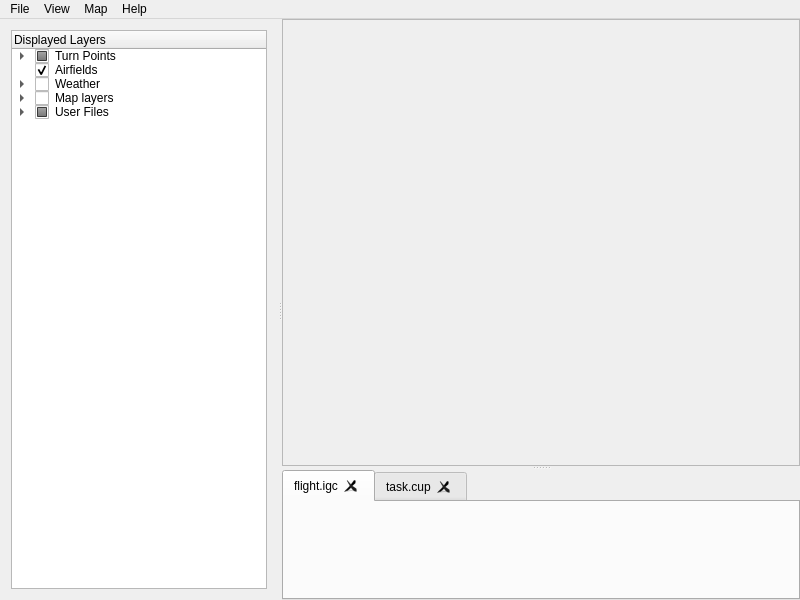
<?xml version="1.0" encoding="UTF-8"?>
<ui version="4.0">
 <class>MainWindow</class>
 <widget class="QMainWindow" name="MainWindow">
  <property name="geometry">
   <rect>
    <x>0</x>
    <y>0</y>
    <width>800</width>
    <height>600</height>
   </rect>
  </property>
  <property name="sizePolicy">
   <sizepolicy hsizetype="Preferred" vsizetype="Preferred">
    <horstretch>1</horstretch>
    <verstretch>0</verstretch>
   </sizepolicy>
  </property>
  <property name="windowTitle">
   <string>Updraft</string>
  </property>
  <widget class="QWidget" name="centralWidget">
   <layout class="QGridLayout" name="gridLayout_3">
    <property name="margin">
     <number>0</number>
    </property>
    <item row="0" column="0">
     <widget class="QSplitter" name="splitter">
      <property name="orientation">
       <enum>Qt::Horizontal</enum>
      </property>
      <widget class="QWidget" name="layoutWidget">
       <layout class="QVBoxLayout" name="verticalLayout">
        <item>
         <widget class="QTreeWidget" name="treeWidget_2">
          <property name="sizePolicy">
           <sizepolicy hsizetype="Expanding" vsizetype="Minimum">
            <horstretch>0</horstretch>
            <verstretch>0</verstretch>
           </sizepolicy>
          </property>
          <property name="lineWidth">
           <number>0</number>
          </property>
          <column>
           <property name="text">
            <string>Displayed Layers</string>
           </property>
          </column>
          <item>
           <property name="text">
            <string>Turn Points</string>
           </property>
           <property name="checkState">
            <enum>PartiallyChecked</enum>
           </property>
           <item>
            <property name="text">
             <string>City</string>
            </property>
            <property name="checkState">
             <enum>Checked</enum>
            </property>
           </item>
           <item>
            <property name="text">
             <string>VOR</string>
            </property>
            <property name="checkState">
             <enum>Checked</enum>
            </property>
           </item>
           <item>
            <property name="text">
             <string>Fav1</string>
            </property>
            <property name="checkState">
             <enum>Checked</enum>
            </property>
           </item>
           <item>
            <property name="text">
             <string>Fav2</string>
            </property>
            <property name="checkState">
             <enum>Unchecked</enum>
            </property>
           </item>
           <item>
            <property name="text">
             <string>Ad-hoc</string>
            </property>
            <property name="checkState">
             <enum>Checked</enum>
            </property>
           </item>
          </item>
          <item>
           <property name="text">
            <string>Airfields</string>
           </property>
           <property name="checkState">
            <enum>Checked</enum>
           </property>
          </item>
          <item>
           <property name="text">
            <string>Weather</string>
           </property>
           <property name="checkState">
            <enum>Unchecked</enum>
           </property>
           <item>
            <property name="text">
             <string>Czech Republic</string>
            </property>
            <property name="checkState">
             <enum>Unchecked</enum>
            </property>
           </item>
           <item>
            <property name="text">
             <string>Deutschland</string>
            </property>
            <property name="checkState">
             <enum>Unchecked</enum>
            </property>
           </item>
          </item>
          <item>
           <property name="text">
            <string>Map layers</string>
           </property>
           <property name="checkState">
            <enum>Unchecked</enum>
           </property>
           <item>
            <property name="text">
             <string>Cities</string>
            </property>
            <property name="checkState">
             <enum>Unchecked</enum>
            </property>
           </item>
           <item>
            <property name="text">
             <string>Boundaries</string>
            </property>
            <property name="checkState">
             <enum>Unchecked</enum>
            </property>
           </item>
          </item>
          <item>
           <property name="text">
            <string>User Files</string>
           </property>
           <property name="checkState">
            <enum>PartiallyChecked</enum>
           </property>
           <item>
            <property name="text">
             <string>flight.igc</string>
            </property>
            <property name="checkState">
             <enum>Checked</enum>
            </property>
           </item>
           <item>
            <property name="text">
             <string>task.cup</string>
            </property>
            <property name="checkState">
             <enum>Unchecked</enum>
            </property>
           </item>
          </item>
         </widget>
        </item>
       </layout>
      </widget>
      <widget class="QSplitter" name="splitter_2">
       <property name="sizePolicy">
        <sizepolicy hsizetype="Expanding" vsizetype="Expanding">
         <horstretch>4</horstretch>
         <verstretch>0</verstretch>
        </sizepolicy>
       </property>
       <property name="orientation">
        <enum>Qt::Vertical</enum>
       </property>
       <widget class="QFrame" name="frame">
        <property name="sizePolicy">
         <sizepolicy hsizetype="Expanding" vsizetype="Expanding">
          <horstretch>0</horstretch>
          <verstretch>1</verstretch>
         </sizepolicy>
        </property>
        <property name="frameShape">
         <enum>QFrame::StyledPanel</enum>
        </property>
        <property name="frameShadow">
         <enum>QFrame::Raised</enum>
        </property>
        <layout class="QVBoxLayout" name="verticalLayout_3">
         <property name="margin">
          <number>0</number>
         </property>
         <item>
          <widget class="QLabel" name="label">
           <property name="sizePolicy">
            <sizepolicy hsizetype="Ignored" vsizetype="Ignored">
             <horstretch>0</horstretch>
             <verstretch>0</verstretch>
            </sizepolicy>
           </property>
           <property name="text">
            <string/>
           </property>
           <property name="pixmap">
            <pixmap resource="resources.qrc">:/new/prefix1/sky_rendering2.jpg</pixmap>
           </property>
           <property name="scaledContents">
            <bool>true</bool>
           </property>
          </widget>
         </item>
        </layout>
       </widget>
       <widget class="QTabWidget" name="tabWidget">
        <property name="sizePolicy">
         <sizepolicy hsizetype="Expanding" vsizetype="Fixed">
          <horstretch>0</horstretch>
          <verstretch>0</verstretch>
         </sizepolicy>
        </property>
        <property name="minimumSize">
         <size>
          <width>0</width>
          <height>130</height>
         </size>
        </property>
        <property name="tabsClosable">
         <bool>true</bool>
        </property>
        <property name="movable">
         <bool>true</bool>
        </property>
        <widget class="QWidget" name="tab">
         <attribute name="title">
          <string>flight.igc</string>
         </attribute>
         <layout class="QGridLayout" name="gridLayout">
          <property name="margin">
           <number>0</number>
          </property>
          <item row="0" column="0">
           <widget class="QLabel" name="label_2">
            <property name="sizePolicy">
             <sizepolicy hsizetype="Ignored" vsizetype="Ignored">
              <horstretch>0</horstretch>
              <verstretch>0</verstretch>
             </sizepolicy>
            </property>
            <property name="text">
             <string/>
            </property>
            <property name="pixmap">
             <pixmap resource="resources.qrc">:/new/prefix1/igc.png</pixmap>
            </property>
           </widget>
          </item>
         </layout>
        </widget>
        <widget class="QWidget" name="tab_2">
         <attribute name="title">
          <string>task.cup</string>
         </attribute>
        </widget>
       </widget>
      </widget>
     </widget>
    </item>
   </layout>
  </widget>
  <widget class="QMenuBar" name="menuBar">
   <property name="geometry">
    <rect>
     <x>0</x>
     <y>0</y>
     <width>800</width>
     <height>27</height>
    </rect>
   </property>
   <widget class="QMenu" name="menuMain_Menu">
    <property name="title">
     <string>File</string>
    </property>
   </widget>
   <widget class="QMenu" name="menuView">
    <property name="title">
     <string>View</string>
    </property>
   </widget>
   <widget class="QMenu" name="menuMap">
    <property name="title">
     <string>Map</string>
    </property>
   </widget>
   <widget class="QMenu" name="menuHelp">
    <property name="title">
     <string>Help</string>
    </property>
   </widget>
   <addaction name="menuMain_Menu"/>
   <addaction name="menuView"/>
   <addaction name="menuMap"/>
   <addaction name="menuHelp"/>
  </widget>
 </widget>
 <layoutdefault spacing="6" margin="11"/>
 <resources>
  <include location="resources.qrc"/>
 </resources>
 <connections/>
</ui>
